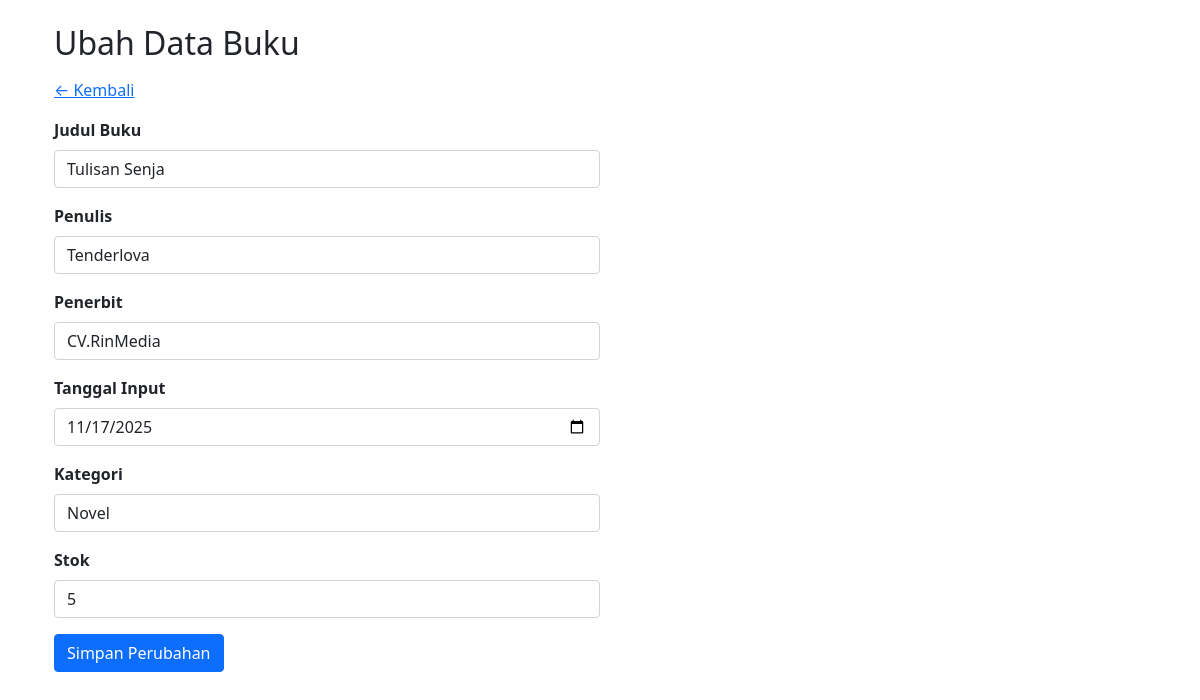
/ubah_dataB.php?id=9, run on the app's committed database.
### tables this page shows
CREATE TABLE `buku` (
  `id_buku` int(11) NOT NULL,
  `judul` varchar(100) NOT NULL,
  `penulis` varchar(100) NOT NULL,
  `penerbit` varchar(100) NOT NULL,
  `tanggal_input` date NOT NULL,
  `id_kategori` int(11) DEFAULT NULL,
  `stok` int(11) NOT NULL DEFAULT 0
);

CREATE TABLE `kategori` (
  `id_kategori` int(11) NOT NULL,
  `kategori` varchar(100) NOT NULL,
  `tanggal_input` date DEFAULT curdate()
);

### function.php (called while the page is built, shortened)
<?php
$conn = mysqli_connect("localhost", "root", "", "simbs");
function query($query)
{
    global $conn;
    $result = mysqli_query($conn, $query);
    $rows = [];
    while ($row = mysqli_fetch_assoc($result)) {
        $rows[] = $row;
    }
    return $rows;
}
?>

### ubah_dataB.php (the view, shortened to what this page needs)
<?php
require("function.php");
$id = $_GET['id'];
$buku = query("SELECT * FROM buku WHERE id_buku = $id")[0];
$kategori = query("SELECT * FROM kategori ORDER BY kategori ASC");
?>
<!DOCTYPE html>
<html lang="en">
<head>
    <link href="https://cdn.jsdelivr.net/npm/bootstrap@5.0.2/dist/css/bootstrap.min.css" rel="stylesheet">
</head>
<body>
<div class="container p-4">
    <h2 class="mb-3">Ubah Data Buku</h2>
    <a href="index.php" class="mb-3 d-block">← Kembali</a>
    <div class="col-md-6">
        <form action="" method="POST">
            <div class="mb-3">
                <label class="form-label fw-bold">Judul Buku</label>
                <input type="text" name="judul" class="form-control"
                       value="<?= $buku['judul'] ?>" required>
            </div>
            <div class="mb-3">
                <label class="form-label fw-bold">Penulis</label>
                <input type="text" name="penulis" class="form-control"
                       value="<?= $buku['penulis'] ?>" required>
            </div>
            <div class="mb-3">
                <label class="form-label fw-bold">Penerbit</label>
                <input type="text" name="penerbit" class="form-control"
                       value="<?= $buku['penerbit'] ?>" required>
            </div>
              <div class="mb-3">
                <label for="tanggal_input" class="form-label fw-bold">Tanggal Input</label>
                <input type="date" class="form-control" name="tanggal_input" id="tanggal_input" value="<?= ($buku['tanggal_input']) ?>" required />
            </div>
            <div class="mb-3">
                <label class="form-label fw-bold">Kategori</label>
                <select name="id_kategori" class="form-control" required>
                    <?php foreach($kategori as $k): ?>
                        <option value="<?= $k['id_kategori'] ?>"
                            <?= ($k['id_kategori'] == $buku['id_kategori']) ? "selected" : "" ?>>
                            <?= $k['kategori'] ?>
                        </option>
                    <?php endforeach; ?>
                </select>
            </div>
            <div class="mb-3">
                <label class="form-label fw-bold">Stok</label>
                <input type="number" name="stok" class="form-control"
                       value="<?= $buku['stok'] ?>" required>
            </div>
            <button type="submit" name="tombol_submit" class="btn btn-primary">
                Simpan Perubahan
            </button>
        </form>
    </div>
</div>
</body>
</html>

### data on the page
buku: judul "Tulisan Senja", penulis "Tenderlova", penerbit "CV.RinMedia", tanggal_input "11/17/2025", id_kategori "Novel", stok "5"
